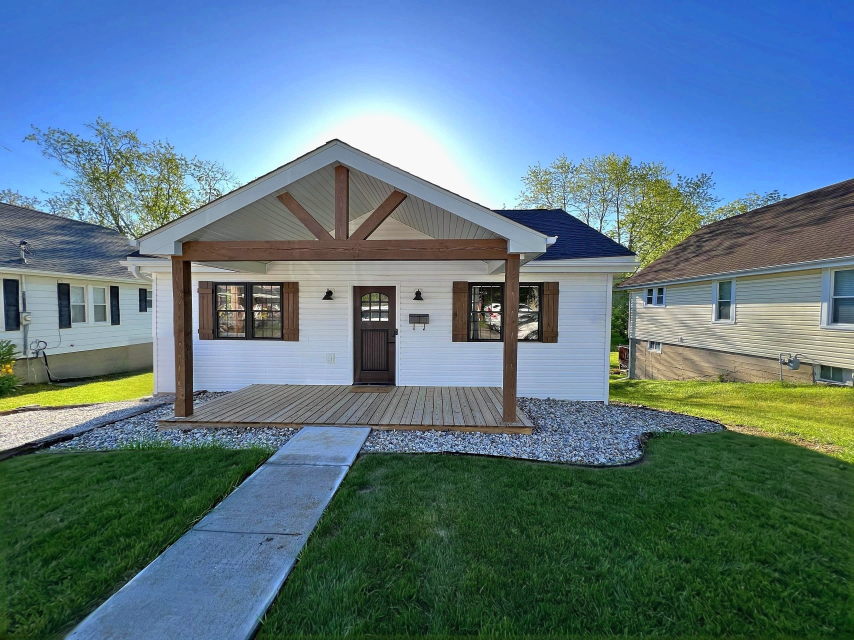
#> input picture photos/airbnb-upload/01-house.jpg, 2560 x 1920 px (shown at 1/3 size)
$ python -i siding.py   (imports and definitions only)
#> lines starting #> are read from the running program, lines starting #| are printed output that depends on the picture; after the words box and inside, x2 and y2 are one past the last pixel; in counts of white or black regions, pixels touching at a corner belong together
#> further down, picture is the input picture: shape (1920, 2560, 3); mean B, G, R 131.5, 119.1, 91.7
import cv2, numpy as np
def clean_siding(img, strength=0.6, sat_max=45, vmin=120):
    """Lighten dirt streaks/stains on white siding and foundation, remove their yellow-green tint.
    Keeps the horizontal lap lines: stains are found as areas darker than the wider wall, at a scale larger than the lap lines."""
#> called with strength = 0.6, sat_max = 45, vmin = 120
    lab=cv2.cvtColor(img,cv2.COLOR_BGR2LAB).astype(np.float32); hsv=cv2.cvtColor(img,cv2.COLOR_BGR2HSV)
    white=((hsv[...,1]<sat_max)&(hsv[...,2]>vmin)).astype(np.uint8)*255
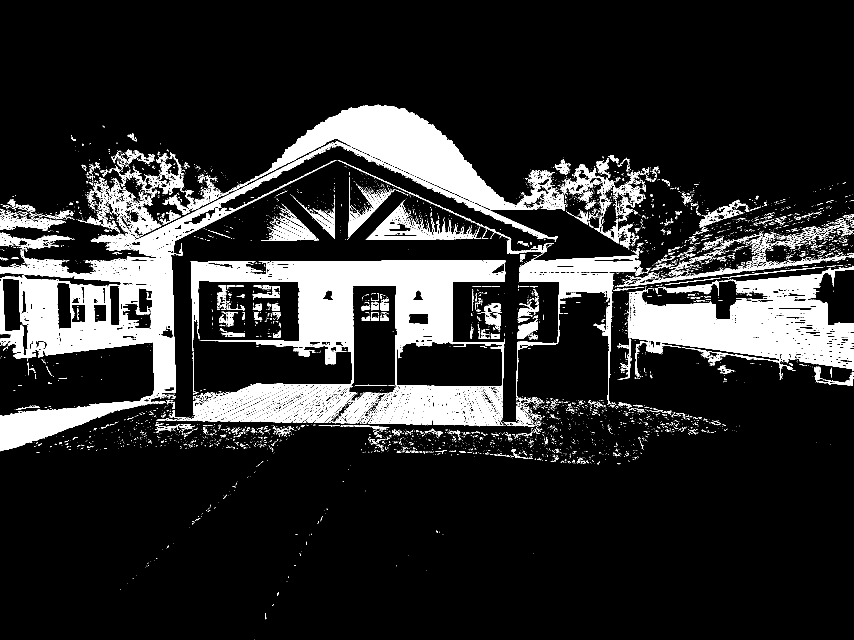
#> white: shape (1920, 2560) (shown at 1/3 size); 13.9% white; 7582 white regions (6603 under 20 px), largest, box (x1, y1, x2, y2) and area: (0, 426, 1010, 1354) 143097, (573, 781, 1516, 1275) 121130, (662, 314, 1694, 632) 84571
    white=cv2.morphologyEx(white,cv2.MORPH_OPEN,np.ones((5,5),np.uint8))
#> white: shape (1920, 2560); 9.9% white; 695 white regions, largest, box (x1, y1, x2, y2) and area: (574, 781, 1515, 1046) 108351, (805, 316, 1566, 630) 78352, (0, 770, 527, 1183) 60155
    n,lb,st,_=cv2.connectedComponentsWithStats(white); m=np.zeros_like(white)
#> after `n, lb, st, _ = cv2.connectedComponentsWithStats(white)`:
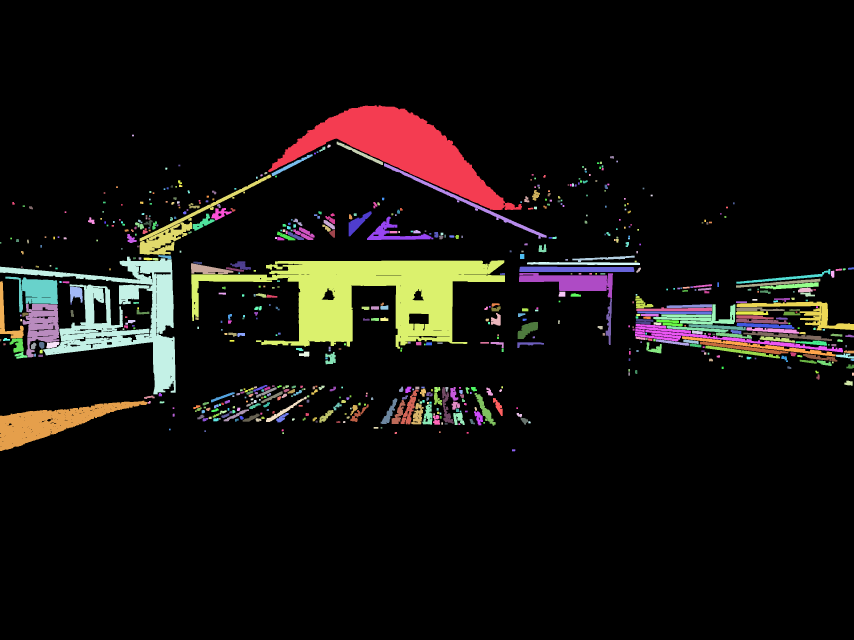
#> lb: shape (1920, 2560) int32 (shown at 1/3 size); 696 distinct labels, from 0 to 695; one colour per label, 0 black
#> after `n, lb, st, _ = cv2.connectedComponentsWithStats(white)`: n = 696; st = 696 rows, first 6: [0, 0, 2560, 1920, 4427197], [805, 316, 761, 314, 78352], [396, 404, 6, 5, 30], [1010, 425, 139, 70, 1328], [982, 434, 10, 9, 73], [958, 440, 18, 15, 127]
    for i in range(1,n):
        if st[i,4]>20000: m[lb==i]=255                       # only large wall areas
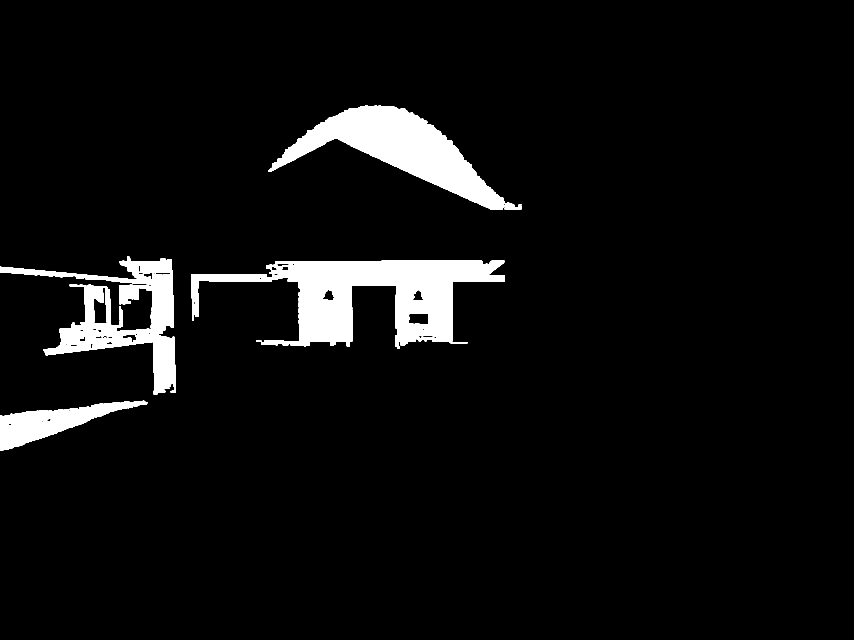
#> m: shape (1920, 2560) (shown at 1/3 size); 5.5% white; 4 white regions, box (x1, y1, x2, y2) and area: (574, 781, 1515, 1046) 108351, (805, 316, 1566, 630) 78352, (0, 770, 527, 1183) 60155, (0, 1202, 442, 1353) 24759
    m=cv2.erode(m,np.ones((7,7),np.uint8))                    # stay off the edges of frames and posts
#> m: shape (1920, 2560); 4.4% white; 24 white regions (10 under 20 px), largest, box (x1, y1, x2, y2) and area: (577, 784, 1512, 1038) 89762, (814, 320, 1510, 627) 70611, (135, 826, 523, 1180) 28647
    mf=(m>0).astype(np.float32); den=lambda s: np.maximum(cv2.GaussianBlur(mf,(0,0),s),1e-3)
    L=lab[...,0]
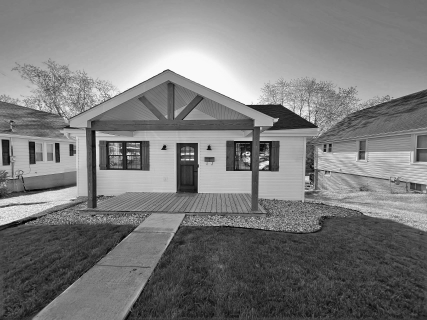
#> L: shape (1920, 2560) float32 (shown at 1/6 size); min 0, max 255, mean 122.7
    # smooth along the laps (horizontal) so lap shadows don't count as dirt
    Lh=cv2.blur(L*mf,(41,5))/np.maximum(cv2.blur(mf,(41,5)),1e-3)   # masked: dark frames/posts do not leak into the wall
    small=cv2.GaussianBlur(Lh*mf,(0,0),6)/den(6); big=cv2.GaussianBlur(Lh*mf,(0,0),60)/den(60)
    lift=np.clip(big-small,0,None)*strength
    lab[...,0]=np.clip(L+lift,0,255)
    for c in (1,2):   # pull stain tint towards the wall's own colour
        ref=cv2.GaussianBlur(lab[...,c]*mf,(0,0),60)/den(60); k=np.clip(lift/12,0,1)*0.8
        lab[...,c]=lab[...,c]*(1-k)+ref*k
#> this loop made 2 passes
#> pass 1, in clean_siding, `k = np.clip(lift / 12, 0, 1) * 0.8`:
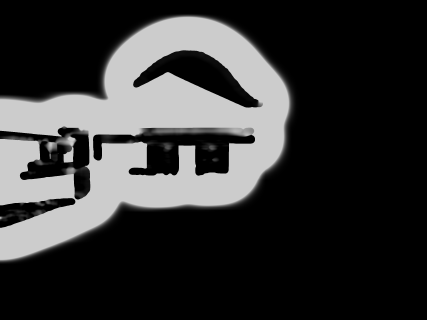
#> k: shape (1920, 2560) float32 (shown at 1/6 size); min 0, max 0.8, mean 0.208
#> after the loop:
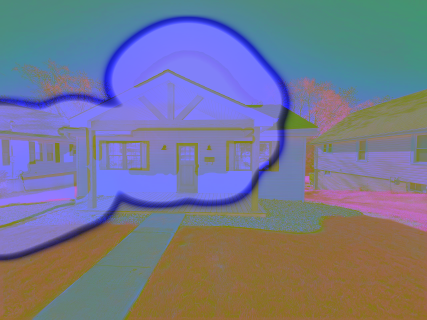
#> lab: shape (1920, 2560, 3) float32 (shown at 1/6 size); mean B, G, R 143.9, 120.5, 116.3
    out=cv2.cvtColor(np.clip(lab,0,255).astype(np.uint8),cv2.COLOR_LAB2BGR)
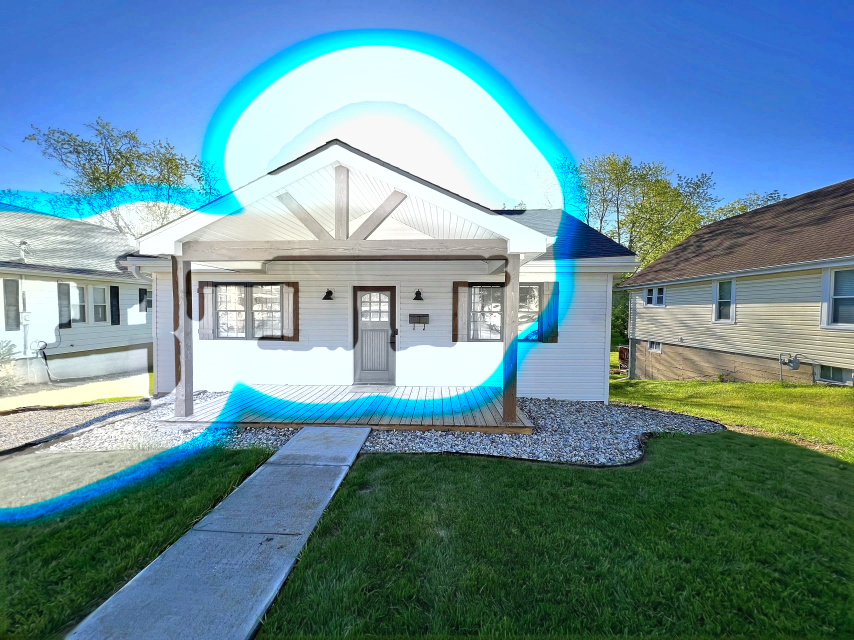
#> out: shape (1920, 2560, 3) (shown at 1/3 size); mean B, G, R 153.4, 141.5, 105.1
    a=cv2.GaussianBlur(mf,(0,0),2)[...,None]
    return (img*(1-a)+out*a).astype(np.uint8)

>>> import cv2
>>> picture = cv2.imread('../airbnb-upload/01-house.jpg')
>>> result = clean_siding(picture)

$ run again, on photos/airbnb-upload/02-bedroom-desk.jpg
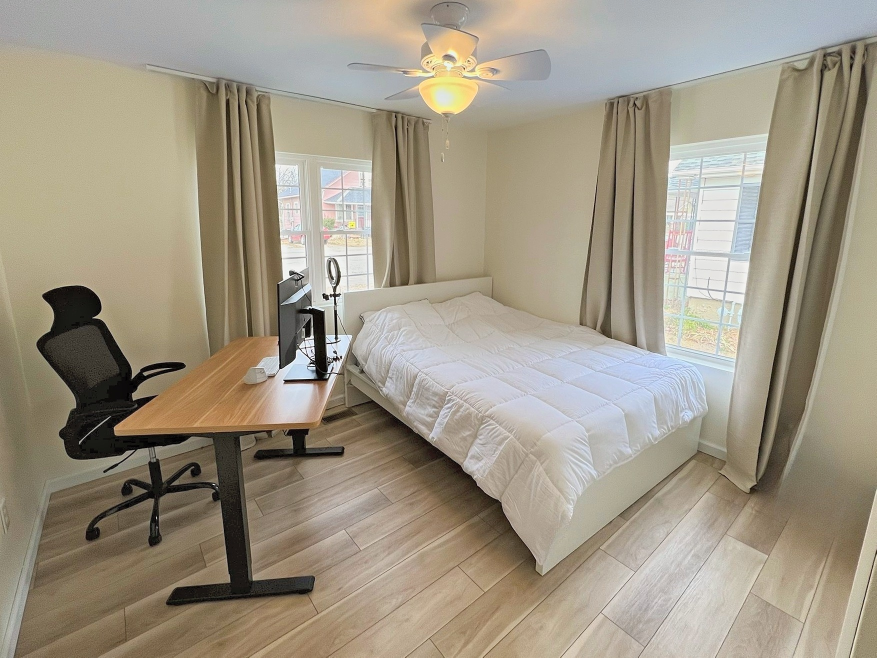
#> input picture photos/airbnb-upload/02-bedroom-desk.jpg, 1753 x 1315 px (shown at 1/2 size)
#> picture is the input picture: shape (1315, 1753, 3); mean B, G, R 133.4, 150.4, 159.4
#> hsv: shape (1315, 1753, 3); mean H, S, V 31.4, 52.1, 161.3
#> in clean_siding, `n, lb, st, _ = cv2.connectedComponentsWithStats(white)`:
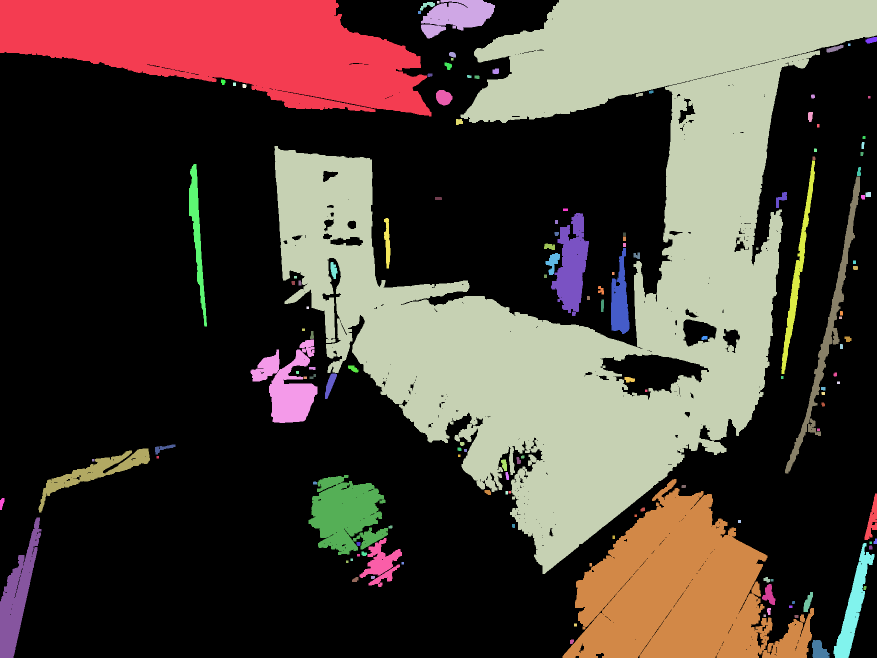
#> lb: shape (1315, 1753) int32 (shown at 1/2 size); 144 distinct labels, from 0 to 143; one colour per label, 0 black
#> n = 144; st = 144 rows, first 6: [0, 0, 1753, 1315, 1447914], [0, 0, 863, 233, 127344], [842, 0, 148, 77, 7036], [549, 0, 1204, 1148, 524578], [874, 2, 5, 5, 25], [840, 4, 30, 17, 238]
#> mf: shape (1315, 1753) float32; values 0 (black) and 1 (white), 29.3% white; 65 white regions (37 under 20 px), largest, box (x1, y1, x2, y2) and area: (552, 107, 1626, 1143) 354382, (0, 0, 858, 228) 116683, (930, 0, 1753, 243) 114790
#> in clean_siding, `out=cv2.cvtColor(np.clip(lab,0,255).astype(np.uint8),cv2.COLOR_LAB2BGR)`:
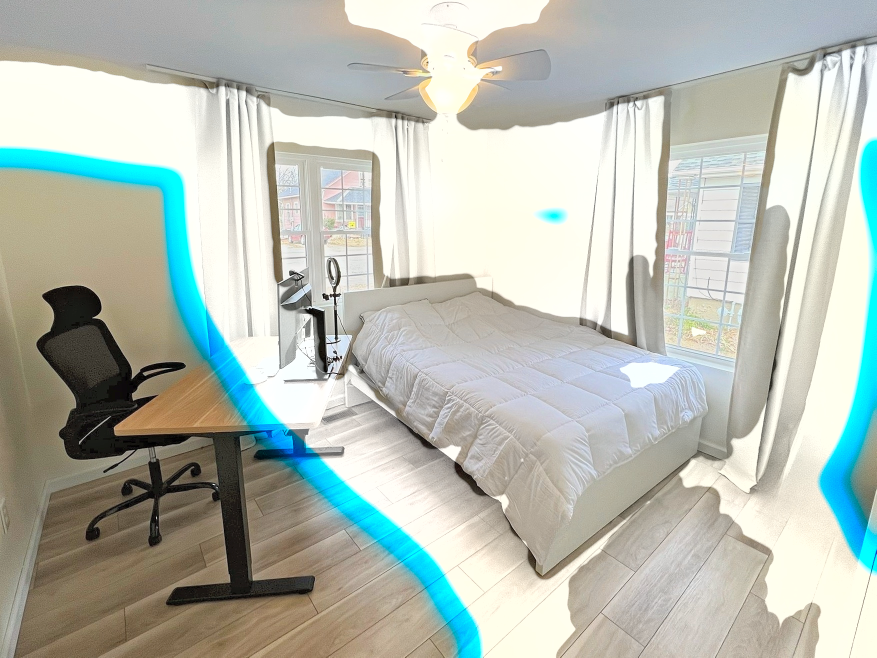
#> out: shape (1315, 1753, 3) (shown at 1/2 size); mean B, G, R 179, 188.2, 181.5

$ run again, on photos/airbnb-upload/03-desk-closeup.jpg
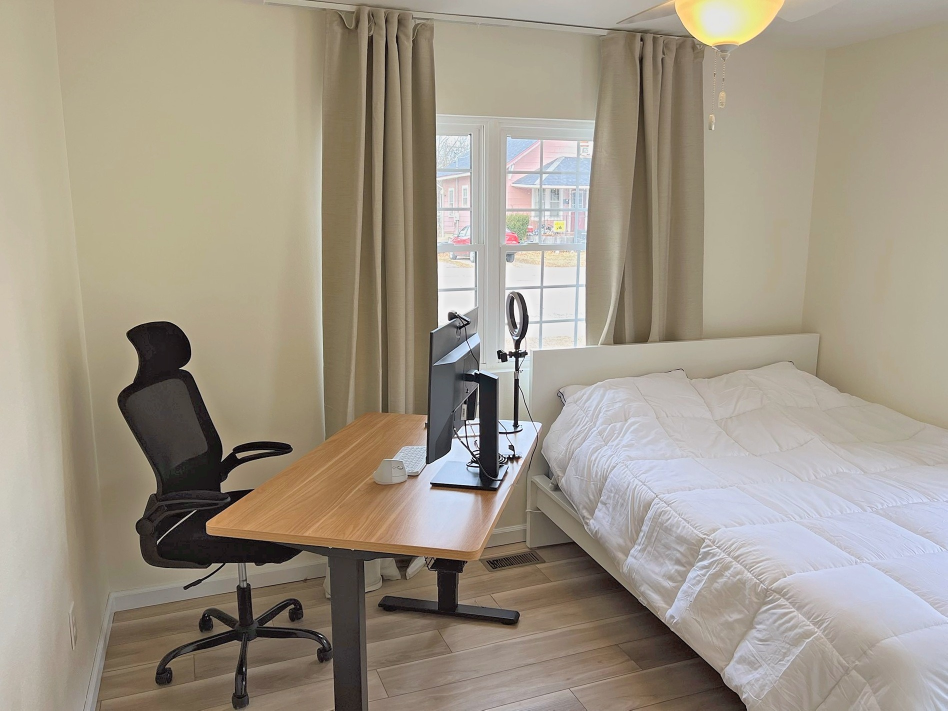
#> input picture photos/airbnb-upload/03-desk-closeup.jpg, 1895 x 1421 px (shown at 1/2 size)
#> picture is the input picture: shape (1421, 1895, 3); mean B, G, R 134.5, 149.6, 158.9
#> hsv: shape (1421, 1895, 3); mean H, S, V 35.5, 48.9, 160.9
#> in clean_siding, `n, lb, st, _ = cv2.connectedComponentsWithStats(white)`:
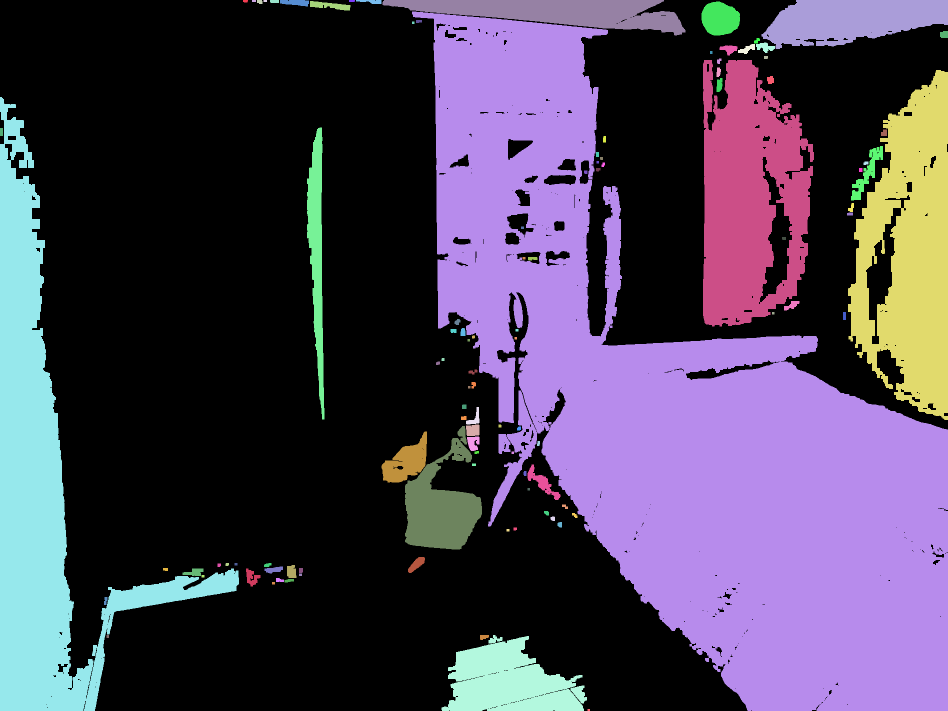
#> lb: shape (1421, 1895) int32 (shown at 1/2 size); 108 distinct labels, from 0 to 107; one colour per label, 0 black
#> n = 108; st = 108 rows, first 6: [0, 0, 1895, 1421, 1575349], [486, 0, 10, 5, 46], [504, 0, 8, 4, 32], [514, 0, 11, 8, 78], [527, 0, 7, 4, 28], [540, 0, 18, 6, 106]
#> mf: shape (1421, 1895) float32; values 0 (black) and 1 (white), 35.9% white; 61 white regions (29 under 20 px), largest, box (x1, y1, x2, y2) and area: (829, 26, 1895, 1421) 618698, (0, 291, 183, 1421) 115832, (1699, 143, 1895, 829) 76716
#> in clean_siding, `out=cv2.cvtColor(np.clip(lab,0,255).astype(np.uint8),cv2.COLOR_LAB2BGR)`:
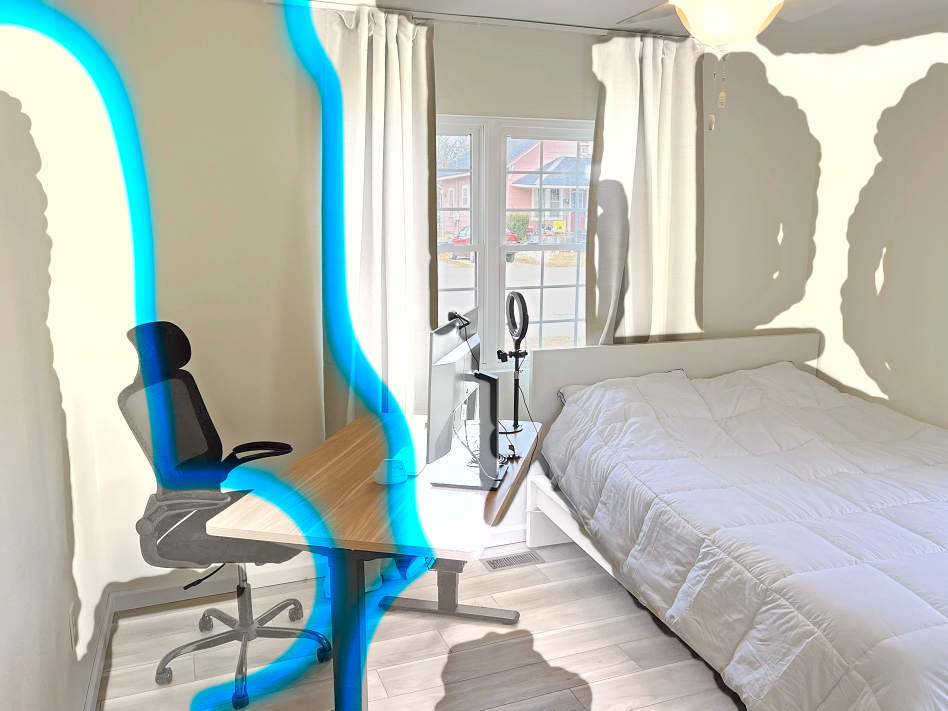
#> out: shape (1421, 1895, 3) (shown at 1/2 size); mean B, G, R 178.9, 186.6, 179.5
